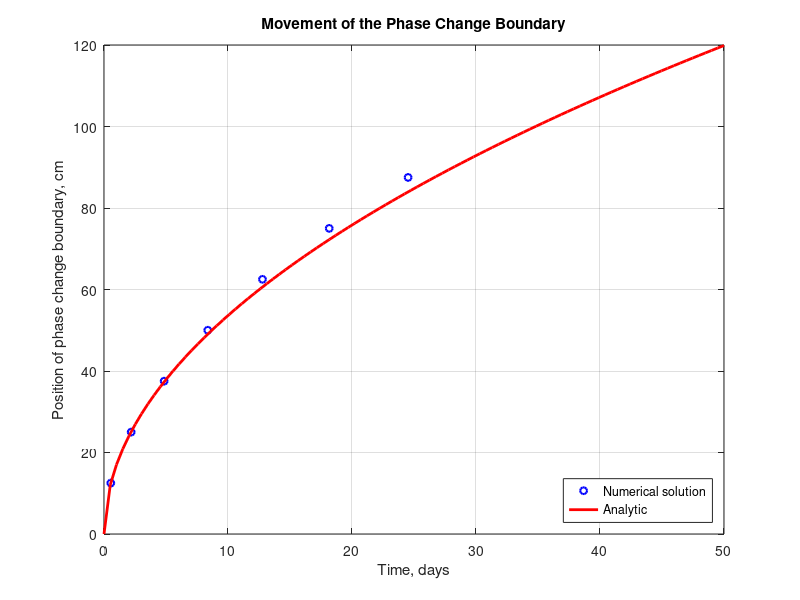
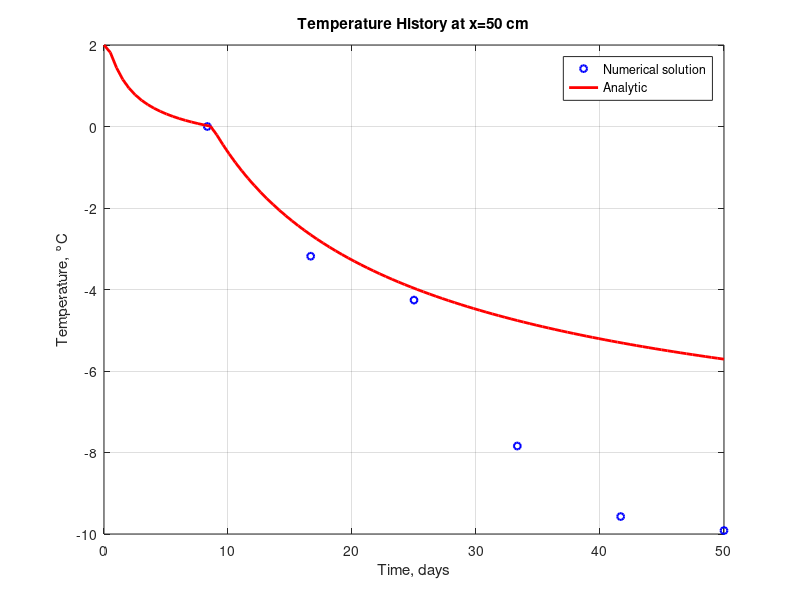

Reproduce these figures in MATLAB, in order.
clc;
clear all;
close all;
rho = 1;
c = 2.5e6;
k_prime = 2;
Lh = 100e6;
Tm = 0;
k = k_prime / (rho * c);
L = 1;
days = 50;
total_time = 3600 * 24 * days;
dx = 0.125;
dt = 3600;
x = 0 : dx : L;
nx = length(x);
nt = round(total_time / dt);
T_initial = 2.0;
T_boundary = -10;
if k * (dt / (dx^2)) < 0.5
    fprintf("Stable solution\n");
else
    fprintf("Unstable solution\n");
end
T = T_initial * ones(1, nx);
T(1) = T_boundary;
H = c * T;
for i = 1 : nx
    if T(i) >= Tm
    H(i) = H(i) + Lh;
    end
end
i_p = [];
i_t = [];
T_h = {};
t_h = [];
H_t = c * Tm + 0.5 * Lh;
alpha = k_prime * dt / (rho * dx^2);
for n = 1:nt
    c_t = (n-1) * dt;
    H_old = H;
    T_old = zeros(1, nx);
    for i = 1 : nx
        if H_old(i) < c * Tm
            T_old(i) = H_old(i) / c;
        elseif H_old(i) > c * Tm + Lh
            T_old(i) = (H_old(i) - Lh) / c;
        else
            T_old(i) = Tm;
        end
    end
    H_new = H_old;
    for i = 2 : nx-1
        H_new(i) = H_old(i) + alpha * (T_old(i+1) - 2*T_old(i) + T_old(i-1));
    end
    H_new(1) = c * T_boundary;
    H_new(end) = H_new(end-1);
    for i = 2 : nx-1
        if (H_old(i) > H_t) && (H_new(i) <= H_t)
            xcap = (H_t - H_old(i)) / (H_new(i) - H_old(i));
            e_t = c_t + xcap * dt;
            i_p(end+1) = x(i);
            i_t(end+1) = e_t;
        end
    end
    H = H_new;
    for i = 1 : nx
        if H(i) < c * Tm
        T(i) = H(i) / c;
        elseif H(i) > c * Tm + Lh
        T(i) = (H(i) - Lh) / c;
        else
        T(i) = Tm;
        end
    end
    if (mod(n, 200) == 0) || (n == nt)
        T_h{end+1} = T;
        t_h(end+1) = c_t + dt;
    end
end
lambda = 0.3224;
x_in_analy = 2 * lambda * sqrt(k * total_time);
T_analytical = zeros(1, nx);
for i = 1 : nx
    if x(i) <= x_in_analy
        T_analytical(i) = T_boundary + (Tm - T_boundary) * (erf(x(i) / (2 * sqrt(k * total_time))) / erf(lambda));
    else
        T_analytical(i) = T_initial - (T_initial - Tm) * (erfc(x(i) / (2 * sqrt(k * total_time))) / erfc(lambda));
    end
end
target = 0.5;
min_diff = L;
target_idx = 1;
for i = 1 : length(x)
    current_diff = abs(x(i) - target);
    if current_diff < min_diff
        min_diff = current_diff;
        target_idx = i;
    end
end
target_x = x(target_idx);
figure();
plot(i_t/3600/24, i_p * 100, 'bo', 'MarkerSize', 5, 'LineWidth', 1.5);
hold on;
t_ana = linspace(0, total_time, 100);
X_ana = 2 * lambda * sqrt(k .* t_ana);
plot(t_ana/3600/24, X_ana * 100, 'r-', 'LineWidth', 2);
xlabel('Time, days');
ylabel('Position of phase change boundary, cm');
title('Movement of the Phase Change Boundary');
legend('Numerical solution', 'Analytic', 'Location', 'SouthEast');
grid on;
figure();
monitor_temp_history = zeros(1, length(t_h));
for i = 1 : length(t_h)
    T_snap = T_h{i};
    monitor_temp_history(i) = T_snap(target_idx);
end
plot(t_h/3600/24, monitor_temp_history, 'bo', 'MarkerSize', 5, 'LineWidth', 1.5);
hold on;
T_history_ana = ones(size(t_ana));
X_history_ana = 2 * lambda * sqrt(k .* t_ana);
for i = 1 : length(t_ana)
    if t_ana(i) == 0
        T_history_ana(i) = T_initial;
    else
        if target_x > X_history_ana(i)
        T_history_ana(i) = T_initial - (T_initial - Tm) * (erfc(target_x / (2 * sqrt(k * t_ana(i)))) / erfc(lambda));
        else
        T_history_ana(i) = T_boundary + (Tm - T_boundary) * (erf(target_x / (2 * sqrt(k * t_ana(i)))) / erf(lambda));
        end
    end
end
plot(t_ana/3600/24, T_history_ana, 'r-', 'LineWidth', 2);
xlabel('Time, days');
ylabel('Temperature, °C');
title(sprintf('Temperature History at x=%.0f cm', target_x * 100));
legend('Numerical solution', 'Analytic', 'Location', 'best');
ylim([T_boundary, T_initial]);
grid on;
